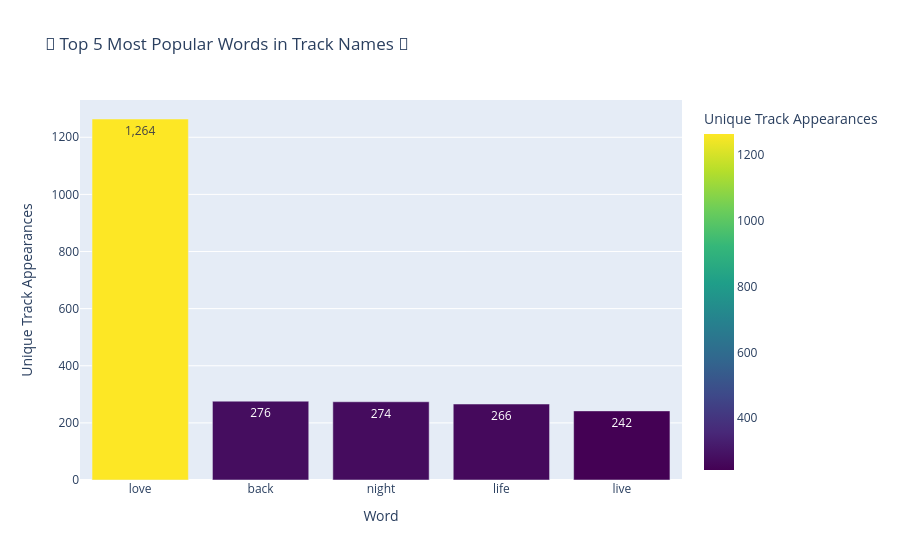

The notebook cell saved with this chart:
### Code cell
import pandas as pd
import nltk
from nltk.corpus import stopwords
from collections import Counter
import plotly.express as px

# Ensure stopwords are downloaded
nltk.download("stopwords")

# Get all available stopwords from NLTK
available_languages = stopwords.fileids()

# Collect stopwords for multiple languages
multi_language_stopwords = set()
for lang in available_languages:
    multi_language_stopwords.update(stopwords.words(lang))

# Add custom stopwords (common track name words)
custom_stopwords = {
    "remix", "mix", "version", "edit", "feat", "radio", 
    "extended", "the", "and", "original", "remastered", "remaster"
}

# Combine all stopwords
stop_words = multi_language_stopwords | custom_stopwords

# Tokenize and remove stopwords safely
df_text["filtered_words"] = (
    df_text["track_name_english"]
    .fillna("")  # Handle NaN values
    .str.lower()
    .str.split()
    .apply(lambda words: list(set(word for word in words if word not in stop_words)))  # Remove duplicates per track
)

# Flatten word lists and count how many UNIQUE tracks contain each word
all_words = [word for word_list in df_text["filtered_words"] for word in word_list]
word_counts = Counter(all_words)

# Convert to DataFrame
word_popularity_df = pd.DataFrame(word_counts.items(), columns=["Word", "Track_Count"])

# Sort by most common words in unique track names
word_popularity_df = word_popularity_df.sort_values(by="Track_Count", ascending=False)

# Take the **top 5 most popular words**
top_5_words = word_popularity_df.head(5)
print("Top 5 most popular words in track names:\n", top_5_words)


# Create an interactive bar chart using Plotly
fig = px.bar(
    top_5_words,
    x="Word",
    y="Track_Count",
    title="🎵 Top 5 Most Popular Words in Track Names 🎵",
    text=top_5_words["Track_Count"].apply(lambda x: f"{x:,}"),  # Format numbers with commas
    labels={"Word": "Word", "Track_Count": "Unique Track Appearances"},
    color="Track_Count",
    color_continuous_scale=px.colors.sequential.Viridis,  # Modern color gradient
)

# Show chart
fig.show()

# Find 5 example songs for each word
example_songs = {}
for word in top_5_words["Word"]:
    example_songs[word] = df_text[df_text["track_name_english"].str.contains(fr"\b{word}\b", case=False, regex=True)]["track_name_english"].head(5).tolist()

# Print the example songs
for word, songs in example_songs.items():
    print(f"\n🎵 Example songs for '{word}':")
    for song in songs:
        print(f"- {song}")

### Figure 1 — Plotly figure (JSON) as saved in the notebook; plotly's stock layout.template omitted (floating-point values rounded to 4 significant figures)
{"data": [{"alignmentgroup": "True", "hovertemplate": "Word=%{x}<br>Unique Track Appearances=%{marker.color}<br>text=%{text}<extra></extra>", "legendgroup": "", "marker": {"color": [1264, 276, 274, 266, 242], "coloraxis": "coloraxis", "pattern": {"shape": ""}}, "name": "", "offsetgroup": "", "orientation": "v", "showlegend": false, "text": ["1,264", "276", "274", "266", "242"], "textposition": "auto", "type": "bar", "x": ["love", "back", "night", "life", "live"], "xaxis": "x", "y": [1264, 276, 274, 266, 242], "yaxis": "y"}], "layout": {"barmode": "relative", "coloraxis": {"colorbar": {"title": {"text": "Unique Track Appearances"}}, "colorscale": [[0, "#440154"], [0.1111, "#482878"], [0.2222, "#3e4989"], [0.3333, "#31688e"], [0.4444, "#26828e"], [0.5556, "#1f9e89"], [0.6667, "#35b779"], [0.7778, "#6ece58"], [0.8889, "#b5de2b"], [1, "#fde725"]]}, "legend": {"tracegroupgap": 0}, "title": {"text": "🎵 Top 5 Most Popular Words in Track Names 🎵"}, "xaxis": {"anchor": "y", "domain": [0, 1], "title": {"text": "Word"}}, "yaxis": {"anchor": "x", "domain": [0, 1], "title": {"text": "Unique Track Appearances"}}}}
